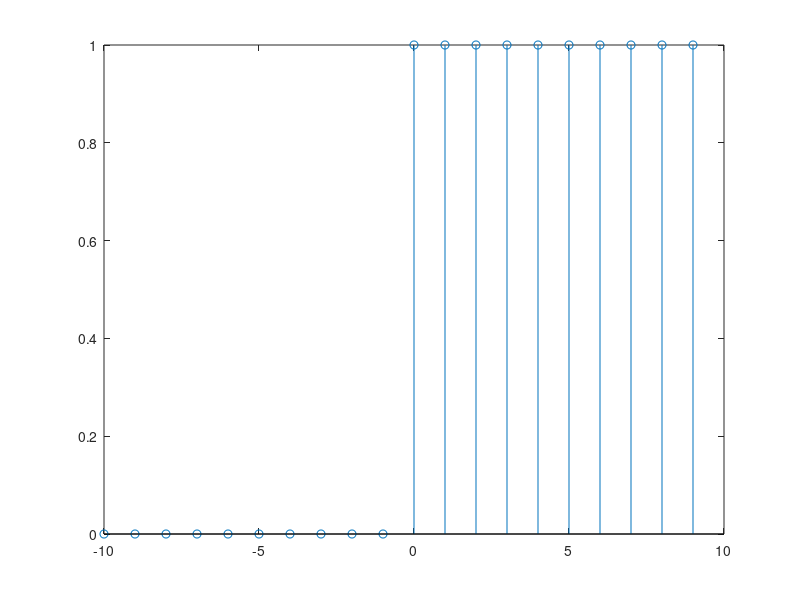

The MATLAB script that drew this image:
clc;
close all;
clear all;

start_time = -10;
end_time = 9;

U = [zeros(1,10) ones(1,10)];
n = start_time:end_time;

stem(n,U);